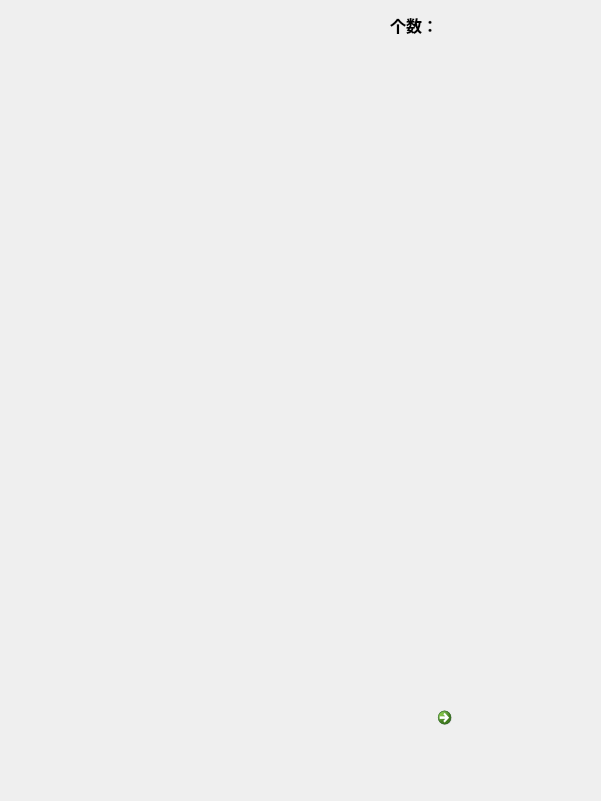
<?xml version="1.0" encoding="UTF-8"?>
<ui version="4.0">
 <class>guanqia_1</class>
 <widget class="QWidget" name="guanqia_1">
  <property name="geometry">
   <rect>
    <x>0</x>
    <y>0</y>
    <width>601</width>
    <height>801</height>
   </rect>
  </property>
  <property name="windowTitle">
   <string>Form</string>
  </property>
  <widget class="QCommandLinkButton" name="returnButton">
   <property name="geometry">
    <rect>
     <x>430</x>
     <y>700</y>
     <width>161</width>
     <height>41</height>
    </rect>
   </property>
   <property name="font">
    <font>
     <family>Algerian</family>
     <pointsize>10</pointsize>
    </font>
   </property>
   <property name="styleSheet">
    <string notr="true">font: 10pt &quot;Algerian&quot;;</string>
   </property>
   <property name="text">
    <string/>
   </property>
  </widget>
  <widget class="QLabel" name="goalLabel">
   <property name="geometry">
    <rect>
     <x>10</x>
     <y>10</y>
     <width>271</width>
     <height>31</height>
    </rect>
   </property>
   <property name="font">
    <font>
     <family>Arial</family>
     <pointsize>12</pointsize>
     <weight>75</weight>
     <bold>true</bold>
    </font>
   </property>
   <property name="text">
    <string>&lt;html&gt;&lt;head/&gt;&lt;body&gt;&lt;p&gt;&lt;br/&gt;&lt;/p&gt;&lt;/body&gt;&lt;/html&gt;</string>
   </property>
  </widget>
  <widget class="QLabel" name="showLabel">
   <property name="geometry">
    <rect>
     <x>390</x>
     <y>10</y>
     <width>61</width>
     <height>31</height>
    </rect>
   </property>
   <property name="font">
    <font>
     <family>Arial</family>
     <pointsize>12</pointsize>
     <weight>75</weight>
     <bold>true</bold>
    </font>
   </property>
   <property name="text">
    <string>&lt;html&gt;&lt;head/&gt;&lt;body&gt;&lt;p&gt;&lt;span style=&quot; font-size:12pt; font-weight:600;&quot;&gt;个数：&lt;/span&gt;&lt;/p&gt;&lt;/body&gt;&lt;/html&gt;</string>
   </property>
  </widget>
  <widget class="QLabel" name="timesLabel">
   <property name="geometry">
    <rect>
     <x>460</x>
     <y>10</y>
     <width>72</width>
     <height>31</height>
    </rect>
   </property>
   <property name="font">
    <font>
     <family>Agency FB</family>
     <pointsize>12</pointsize>
    </font>
   </property>
   <property name="text">
    <string>&lt;html&gt;&lt;head/&gt;&lt;body&gt;&lt;p&gt;&lt;span style=&quot; font-size:12pt;&quot;/&gt;&lt;/p&gt;&lt;/body&gt;&lt;/html&gt;</string>
   </property>
  </widget>
 </widget>
 <resources/>
 <connections/>
</ui>
